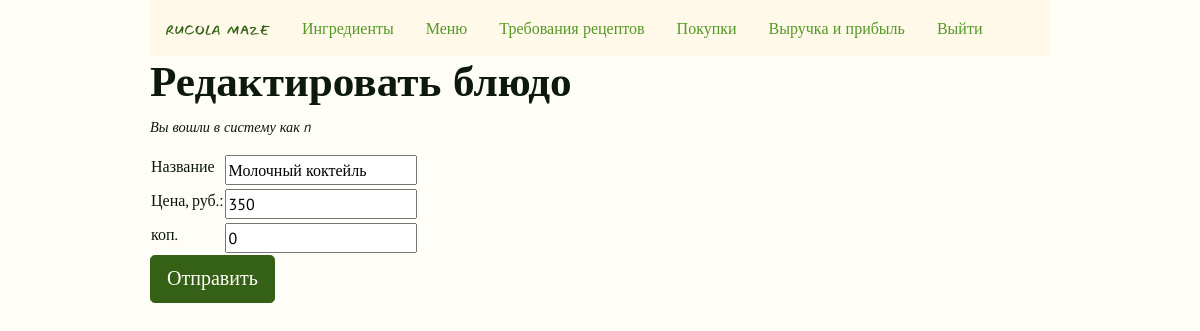
/menu_items/15/edit (signed in), run on the app's committed database.
### rucola_maze/models.py (models this page shows, shortened)
class User(UserMixin, db.Model):
    id = mapped_column(db.Integer, primary_key=True)
    username = mapped_column(db.String(64), unique=True, index=True)
    email = mapped_column(db.String(128), index=True, unique=True)
    password_hash = mapped_column(db.String(128))
    joined_at = mapped_column(db.DateTime(), index=True, default=datetime.utcnow)

class MenuItem(db.Model):
    id = mapped_column(db.Integer, primary_key=True)
    title = mapped_column(db.String(128), unique=True, index=True)
    price_dollars = mapped_column(db.Integer)
    price_cents = mapped_column(db.Integer, default=0)
    in_recipe_requirements = db.relationship(
        "RecipeRequirement",
        backref="menu_item",
        lazy="dynamic",
        cascade="all, delete, delete-orphan",
    )
    purchases = db.relationship(
        "Purchase",
        backref="menu_item",
        lazy="dynamic",
        cascade="all, delete, delete-orphan",
    )

### rucola_maze/inventory.py (the view, shortened to what this page needs)
@bp.route("/menu_items/<int:menu_item_id>/edit", methods=["GET", "POST"])
@login_required
def menu_item_edit(menu_item_id):
    menu_item = MenuItem.query.get(menu_item_id)
    form = MenuItemForm()
    return render_template(
        "inventory/menu_item_edit.html",
        form=MenuItemForm(obj=menu_item),
        menu_item=menu_item,
    )

### rucola_maze/forms.py
class MenuItemForm(FlaskForm):
    title = StringField("Название", validators=[DataRequired()])
    price_dollars = IntegerField("Цена, руб.:", validators=[InputRequired()])
    price_cents = StringField("коп.", validators=[DataRequired()], default="00")
    submit = SubmitField("Сохранить")

### rucola_maze/models.py (called while the page is built)
@login_manager.user_loader
def load_user(user_id):
    return User.query.get(int(user_id))

### rucola_maze/templates/inventory/menu_item_edit.html (shortened to what this page needs)
{% extends 'base.html' %}
{% block content %}
<div class="h1">
    <h1>Редактировать блюдо</h1>
</div>
<p class="small-text">Вы вошли в систему как {{ current_user.username }}</p>
<form method="POST" action="{{ url_for('inventory.menu_item_edit', menu_item_id=menu_item.id ) }}">
    <table>
        <tr>
            <td>{{ form.title.label }}</td>
            <td> {{ form.title() }}</td>
        </tr>
        <tr>
            <td>{{ form.price_dollars.label }}</td>
            <td> {{ form.price_dollars() }}</td>
        </tr>
        <tr>
            <td>{{ form.price_cents.label }}</td>
            <td> {{ form.price_cents() }}</td>
        </tr>
    </table>
    <input type="submit" value="Отправить" class="btn btn-primary btn-lg" class="form-control">
</form>
{% endblock %}

### rucola_maze/static/style.css (style rules this page uses)
body { font-family: PT Sans; color: #0C190B; background-color: #FFFDF8; width: 75%; margin: 0 auto; }
.small-text { font-size: 0.9em; font-style: italic; }
.h1 h1 { font-family: Nunito; font-weight: bold; font-size: 2.7rem; margin-top: 24; }
.btn-primary { background-color: #356116; color: #FFFDF8; font-family: Nunito; border-color: #356116; }

### data on the page
User: username "n"
MenuItem: title "Молочный коктейль", price_dollars "350", price_cents "0"
